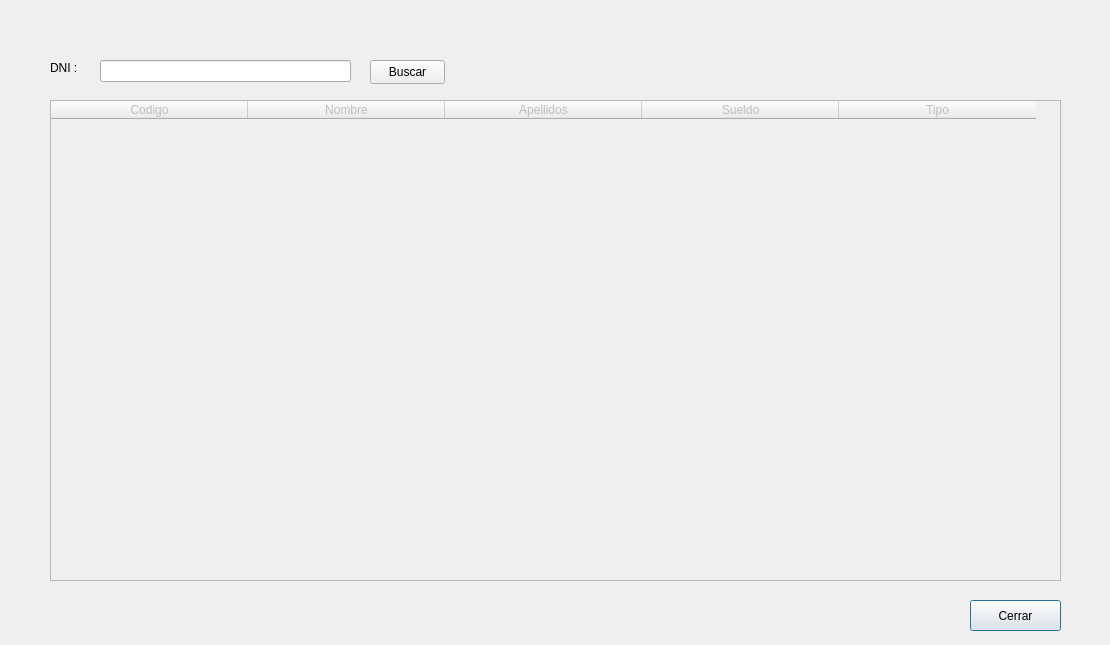
<?xml version="1.0" encoding="UTF-8"?>
<ui version="4.0">
 <class>formListaTrabajadores</class>
 <widget class="QDialog" name="formListaTrabajadores">
  <property name="geometry">
   <rect>
    <x>0</x>
    <y>0</y>
    <width>1110</width>
    <height>645</height>
   </rect>
  </property>
  <property name="windowTitle">
   <string>Dialog</string>
  </property>
  <property name="styleSheet">
   <string notr="true">#formListaTrabajadores{
	background-image: url(:/recur/imagenes/fondo_wasa.png);
}</string>
  </property>
  <widget class="QPushButton" name="pbCerrar">
   <property name="geometry">
    <rect>
     <x>970</x>
     <y>600</y>
     <width>91</width>
     <height>31</height>
    </rect>
   </property>
   <property name="text">
    <string>Cerrar</string>
   </property>
  </widget>
  <widget class="QPushButton" name="buscar">
   <property name="geometry">
    <rect>
     <x>370</x>
     <y>60</y>
     <width>75</width>
     <height>24</height>
    </rect>
   </property>
   <property name="text">
    <string>Buscar</string>
   </property>
  </widget>
  <widget class="QLabel" name="label">
   <property name="geometry">
    <rect>
     <x>50</x>
     <y>60</y>
     <width>49</width>
     <height>16</height>
    </rect>
   </property>
   <property name="text">
    <string>DNI :</string>
   </property>
  </widget>
  <widget class="QTableWidget" name="tablaTraba">
   <property name="enabled">
    <bool>false</bool>
   </property>
   <property name="geometry">
    <rect>
     <x>50</x>
     <y>100</y>
     <width>1011</width>
     <height>481</height>
    </rect>
   </property>
   <property name="sizePolicy">
    <sizepolicy hsizetype="Expanding" vsizetype="Expanding">
     <horstretch>0</horstretch>
     <verstretch>0</verstretch>
    </sizepolicy>
   </property>
   <property name="columnCount">
    <number>5</number>
   </property>
   <attribute name="horizontalHeaderDefaultSectionSize">
    <number>197</number>
   </attribute>
   <column>
    <property name="text">
     <string>Codigo</string>
    </property>
   </column>
   <column>
    <property name="text">
     <string>Nombre</string>
    </property>
   </column>
   <column>
    <property name="text">
     <string>Apellidos</string>
    </property>
   </column>
   <column>
    <property name="text">
     <string>Sueldo</string>
    </property>
   </column>
   <column>
    <property name="text">
     <string>Tipo</string>
    </property>
   </column>
  </widget>
  <widget class="QLineEdit" name="getDniBuscado">
   <property name="geometry">
    <rect>
     <x>100</x>
     <y>60</y>
     <width>251</width>
     <height>22</height>
    </rect>
   </property>
  </widget>
 </widget>
 <resources/>
 <connections/>
</ui>
